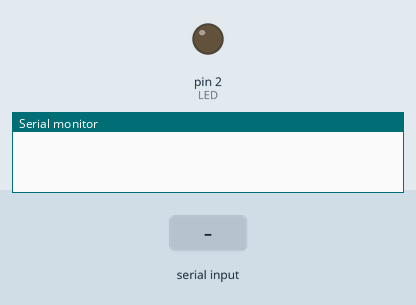
Recording of a sketch running on a simulated Arduino Uno, built with avr-gcc and run on an emulated ATmega328P. Shown: output pins drawn as LEDs (lit = HIGH), the last lines printed to the serial monitor. The inputs (shaded band) are chosen by the test bench.

Above: at 1.2 s.
1.3 s: "1" received over Serial
At 1.9 s:
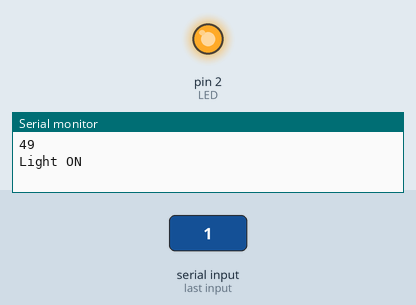
2.8 s: "2" received over Serial
At 4.2 s:
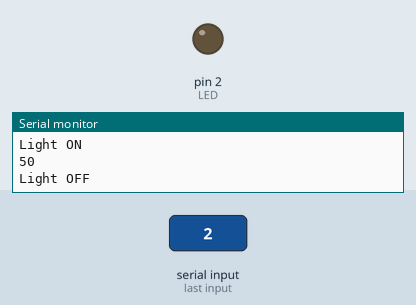
Timing chart, 0 to 5.8 s (numbered marks = the images above; inputs shaded):
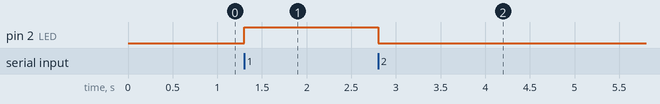

The sketch:

sketch_aug28c.ino
```cpp
int LED = 2;

void switchOn() {
  digitalWrite(LED,HIGH);
  Serial.println("Light ON");
//  delay(2000);

}


void switchOff() {
  digitalWrite(LED,LOW);
  Serial.println("Light OFF");
//  delay(2000);

}


void setup() {
  // put your setup code here, to run once:

  pinMode(LED,OUTPUT);
  Serial.begin(9600);

}

void loop() {
  // put your main code here, to run repeatedly:

  int data;
  if(Serial.available() > 0 ){
     data = Serial.read();

  Serial.println(data);
  if(data == 49){
    switchOn();
  }
  if(data == 50){
    switchOff();
  }
  }


}
```

Measured:
- after the input at 1.3 s, pin 2 (LED): LOW → HIGH at once
- after the input at 2.8 s, pin 2 (LED): HIGH → LOW at once
